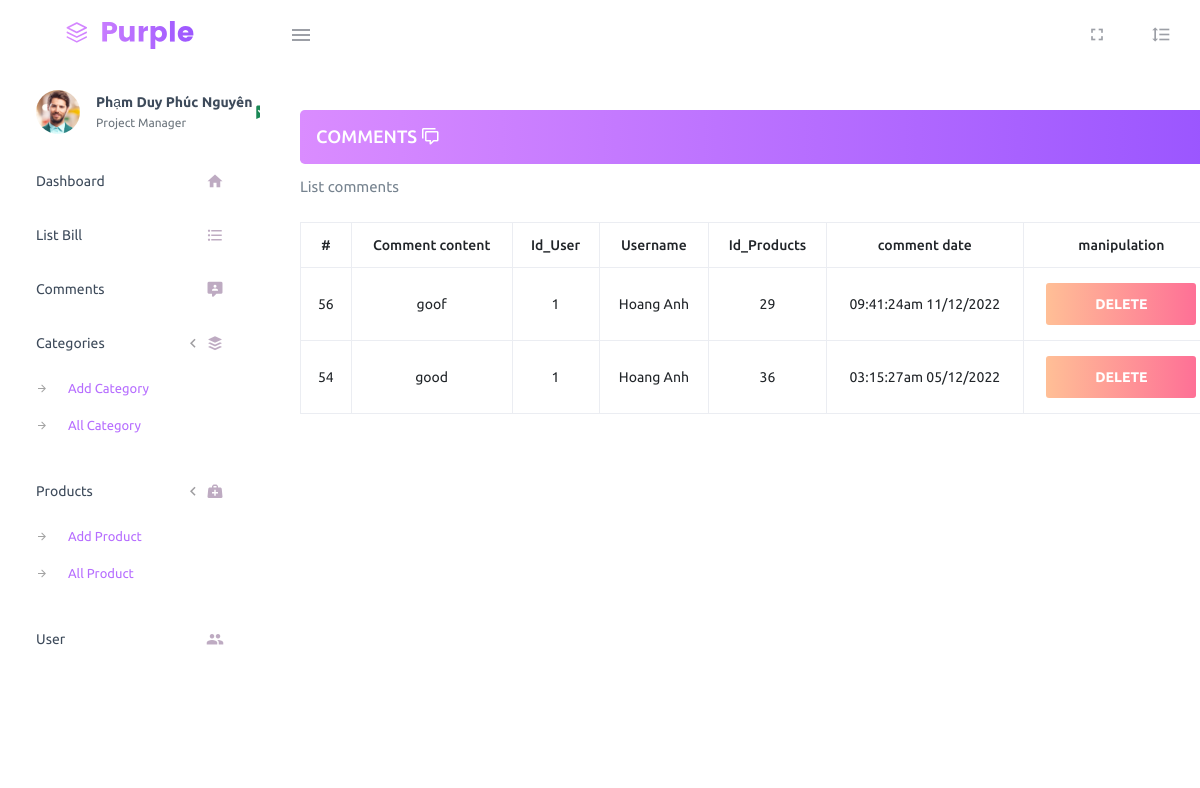
Screenshot of /PurpleAdmin-Free-Admin-Template-master/index.php?act=list_comments with the database file from the repository.
### tables this page shows
CREATE TABLE `comments` (
  `id` int(11) NOT NULL,
  `user` varchar(222) NOT NULL,
  `contents` varchar(225) NOT NULL,
  `id_user` int(10) NOT NULL,
  `id_pro` int(10) NOT NULL,
  `comment_date` varchar(40) NOT NULL
);

### model/pdo.php (called while the page is built, shortened)
<?php
function pdo_get_connection(){
    $dburl = "mysql:host=localhost;dbname=duanone;charset=utf8";
    $username = 'root';
    $password = '';
    $conn = new PDO($dburl, $username, $password);
    $conn->setAttribute(PDO::ATTR_ERRMODE, PDO::ERRMODE_EXCEPTION);
    return $conn;
}
function pdo_query($sql){
    $sql_args = array_slice(func_get_args(), 1);
    try{
        $conn = pdo_get_connection();
        $stmt = $conn->prepare($sql);
        $stmt->execute($sql_args);
        $rows = $stmt->fetchAll();
        return $rows;
    }
    catch(PDOException $e){
        throw $e;
    }
    finally{
        unset($conn);
    }
}

### model/comment.php (called while the page is built, shortened)
<?php
function loadall_comments($id_pro){
    $sql ="select * from comments where 1";
    if($id_pro > 0) $sql .= " AND id_pro='".$id_pro."'";
    else
    $sql .= " order by id desc";
    $list_comments = pdo_query($sql);
    return $list_comments;
}
?>

### PurpleAdmin-Free-Admin-Template-master/pages/comment/cmt_user.php (the view, shortened to what this page needs)
        <div class="col-lg-10 grid-margin stretch-card ">
            <div class="card">
                <div class="card-body justify-content-md-center">
                <h4 class="card-title text-uppercase bg-gradient-primary p-3 text-white rounded-3">Comments     <i class=" mdi mdi-comment-multiple-outline "></i></h4>
                    <p class="card-description"> List comments
                    </p>
                    <div class="table-responsive">
                    <table class="table table-bordered">
                        <thead>
                            <tr>
                                <th class="text-center">#</th>
                                <th class="text-center">Comment content</th>
                                <th class="text-center">Id_User</th>
                                <th class="text-center">Username</th>
                                <th class="text-center">Id_Products</th>
                                <th class="text-center">comment date</th>
                                <th class="text-center">manipulation</th>
                            </tr>
                        </thead>
                        <tbody>
                            <?php
                            foreach ($list_comments as $comments) {
                                extract($comments);
                                $delete_comments = "index.php?act=delete_comments&id=" . $id;
                                echo '
                            <tr>
                            <td class="text-center">' . $id . '</td>
                            <td class="text-center">' . $contents . '</td>
                            <td class="text-center">' . $id_user . '</td>
                            <td class="text-center">' . $user . '</td>
                            <td class="text-center">' . $id_pro . '</td>
                            <td class="text-center">' . $comment_date . '</td>
                            <td class="text-center"> <a href="' . $delete_comments . '"  class="btn btn-gradient-danger btn-fw text-uppercase">delete</a></td>
                        </tr>
                            ';
                            }
                            ?>
                        </tbody>
                    </table>
                    </div>
                    </div>
                </div>
            </div>
        </div>
</body>
</html>

### rows the page displays
comments: id "56", contents "goof", id_user "1", user "Hoang Anh", id_pro "29", comment_date "09:41:24am 11/12/2022"
comments: id "54", contents "good", id_user "1", user "Hoang Anh", id_pro "36", comment_date "03:15:27am 05/12/2022"
